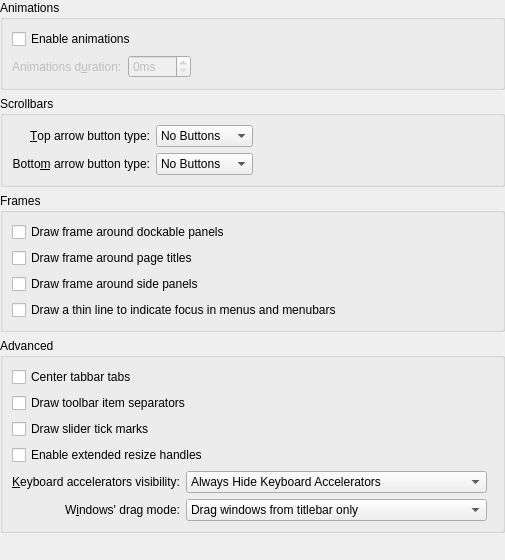
<?xml version="1.0" encoding="UTF-8"?>
<ui version="4.0">
 <class>MendaStyleConfig</class>
 <widget class="QWidget" name="MendaStyleConfig">
  <property name="geometry">
   <rect>
    <x>0</x>
    <y>0</y>
    <width>471</width>
    <height>560</height>
   </rect>
  </property>
  <layout class="QVBoxLayout" name="verticalLayout_2">
   <property name="margin">
    <number>0</number>
   </property>
   <item>
    <widget class="QGroupBox" name="groupBox_2">
     <property name="title">
      <string>Animations</string>
     </property>
     <layout class="QGridLayout" name="gridLayout_2">
      <item row="3" column="0">
       <widget class="QLabel" name="_animationsDurationLabel">
        <property name="enabled">
         <bool>false</bool>
        </property>
        <property name="text">
         <string>Animations d&amp;uration:</string>
        </property>
        <property name="buddy">
         <cstring>_animationsDuration</cstring>
        </property>
       </widget>
      </item>
      <item row="3" column="1">
       <widget class="QSpinBox" name="_animationsDuration">
        <property name="enabled">
         <bool>false</bool>
        </property>
        <property name="suffix">
         <string>ms</string>
        </property>
        <property name="maximum">
         <number>500</number>
        </property>
       </widget>
      </item>
      <item row="3" column="2">
       <spacer name="horizontalSpacer_2">
        <property name="orientation">
         <enum>Qt::Horizontal</enum>
        </property>
        <property name="sizeHint" stdset="0">
         <size>
          <width>461</width>
          <height>20</height>
         </size>
        </property>
       </spacer>
      </item>
      <item row="2" column="0" colspan="2">
       <widget class="QCheckBox" name="_animationsEnabled">
        <property name="text">
         <string>Enable animations</string>
        </property>
       </widget>
      </item>
     </layout>
    </widget>
   </item>
   <item>
    <widget class="QGroupBox" name="groupBox">
     <property name="title">
      <string>Scrollbars</string>
     </property>
     <layout class="QGridLayout" name="gridLayout">
      <item row="0" column="0">
       <widget class="QLabel" name="_scrollBarSubLineLabel">
        <property name="text">
         <string>&amp;Top arrow button type:</string>
        </property>
        <property name="alignment">
         <set>Qt::AlignRight|Qt::AlignTrailing|Qt::AlignVCenter</set>
        </property>
        <property name="buddy">
         <cstring>_scrollBarSubLineButtons</cstring>
        </property>
       </widget>
      </item>
      <item row="0" column="1">
       <widget class="QComboBox" name="_scrollBarSubLineButtons">
        <item>
         <property name="text">
          <string>No Buttons</string>
         </property>
        </item>
        <item>
         <property name="text">
          <string>One Button</string>
         </property>
        </item>
        <item>
         <property name="text">
          <string>Two Buttons</string>
         </property>
        </item>
       </widget>
      </item>
      <item row="1" column="0">
       <widget class="QLabel" name="_scrollBarAddLineLabel">
        <property name="text">
         <string>Botto&amp;m arrow button type:</string>
        </property>
        <property name="alignment">
         <set>Qt::AlignRight|Qt::AlignTrailing|Qt::AlignVCenter</set>
        </property>
        <property name="buddy">
         <cstring>_scrollBarAddLineButtons</cstring>
        </property>
       </widget>
      </item>
      <item row="1" column="1">
       <widget class="QComboBox" name="_scrollBarAddLineButtons">
        <item>
         <property name="text">
          <string>No Buttons</string>
         </property>
        </item>
        <item>
         <property name="text">
          <string>One Button</string>
         </property>
        </item>
        <item>
         <property name="text">
          <string>Two Buttons</string>
         </property>
        </item>
       </widget>
      </item>
      <item row="0" column="2">
       <spacer name="horizontalSpacer">
        <property name="orientation">
         <enum>Qt::Horizontal</enum>
        </property>
        <property name="sizeHint" stdset="0">
         <size>
          <width>405</width>
          <height>20</height>
         </size>
        </property>
       </spacer>
      </item>
     </layout>
    </widget>
   </item>
   <item>
    <widget class="QGroupBox" name="groupBox_4">
     <property name="title">
      <string>Frames</string>
     </property>
     <layout class="QVBoxLayout" name="verticalLayout">
      <item>
       <widget class="QCheckBox" name="_dockWidgetDrawFrame">
        <property name="text">
         <string>Draw frame around dockable panels</string>
        </property>
       </widget>
      </item>
      <item>
       <widget class="QCheckBox" name="_titleWidgetDrawFrame">
        <property name="text">
         <string>Draw frame around page titles</string>
        </property>
       </widget>
      </item>
      <item>
       <widget class="QCheckBox" name="_sidePanelDrawFrame">
        <property name="text">
         <string>Draw frame around side panels</string>
        </property>
       </widget>
      </item>
      <item>
       <widget class="QCheckBox" name="_menuItemDrawThinFocus">
        <property name="text">
         <string>Draw a thin line to indicate focus in menus and menubars</string>
        </property>
       </widget>
      </item>
     </layout>
     <zorder>_sidePanelDrawFrame</zorder>
     <zorder>_dockWidgetDrawFrame</zorder>
     <zorder>_titleWidgetDrawFrame</zorder>
     <zorder>_menuItemDrawThinFocus</zorder>
    </widget>
   </item>
   <item>
    <widget class="QGroupBox" name="groupBox_3">
     <property name="title">
      <string>Advanced</string>
     </property>
     <layout class="QGridLayout" name="gridLayout_3">
      <item row="7" column="0">
       <widget class="QLabel" name="_mnemonicsLabel">
        <property name="text">
         <string>&amp;Keyboard accelerators visibility:</string>
        </property>
        <property name="alignment">
         <set>Qt::AlignRight|Qt::AlignTrailing|Qt::AlignVCenter</set>
        </property>
        <property name="buddy">
         <cstring>_mnemonicsMode</cstring>
        </property>
       </widget>
      </item>
      <item row="8" column="1" colspan="2">
       <widget class="QComboBox" name="_windowDragMode">
        <item>
         <property name="text">
          <string>Drag windows from titlebar only</string>
         </property>
        </item>
        <item>
         <property name="text">
          <string>Drag windows from titlebar, menubar and toolbars</string>
         </property>
        </item>
        <item>
         <property name="text">
          <string>Drag windows from all empty areas</string>
         </property>
        </item>
       </widget>
      </item>
      <item row="7" column="1" colspan="2">
       <widget class="QComboBox" name="_mnemonicsMode">
        <item>
         <property name="text">
          <string>Always Hide Keyboard Accelerators</string>
         </property>
        </item>
        <item>
         <property name="text">
          <string>Show Keyboard Accelerators When Needed</string>
         </property>
        </item>
        <item>
         <property name="text">
          <string>Always Show Keyboard Accelerators</string>
         </property>
        </item>
       </widget>
      </item>
      <item row="8" column="0">
       <widget class="QLabel" name="_windowDragLabel">
        <property name="sizePolicy">
         <sizepolicy hsizetype="Preferred" vsizetype="Preferred">
          <horstretch>0</horstretch>
          <verstretch>0</verstretch>
         </sizepolicy>
        </property>
        <property name="text">
         <string>W&amp;indows' drag mode:</string>
        </property>
        <property name="alignment">
         <set>Qt::AlignRight|Qt::AlignTrailing|Qt::AlignVCenter</set>
        </property>
        <property name="buddy">
         <cstring>_windowDragMode</cstring>
        </property>
       </widget>
      </item>
      <item row="7" column="3">
       <spacer name="horizontalSpacer_3">
        <property name="orientation">
         <enum>Qt::Horizontal</enum>
        </property>
        <property name="sizeHint" stdset="0">
         <size>
          <width>65</width>
          <height>20</height>
         </size>
        </property>
       </spacer>
      </item>
      <item row="6" column="0" colspan="4">
       <widget class="QCheckBox" name="_splitterProxyEnabled">
        <property name="text">
         <string>Enable extended resize handles</string>
        </property>
       </widget>
      </item>
      <item row="3" column="0" colspan="4">
       <widget class="QCheckBox" name="_sliderDrawTickMarks">
        <property name="text">
         <string>Draw slider tick marks</string>
        </property>
       </widget>
      </item>
      <item row="1" column="0" colspan="4">
       <widget class="QCheckBox" name="_toolBarDrawItemSeparator">
        <property name="text">
         <string>Draw toolbar item separators</string>
        </property>
       </widget>
      </item>
      <item row="0" column="0" colspan="4">
       <widget class="QCheckBox" name="_tabBarDrawCenteredTabs">
        <property name="text">
         <string>Center tabbar tabs</string>
        </property>
       </widget>
      </item>
     </layout>
    </widget>
   </item>
   <item>
    <spacer name="verticalSpacer">
     <property name="orientation">
      <enum>Qt::Vertical</enum>
     </property>
     <property name="sizeHint" stdset="0">
      <size>
       <width>20</width>
       <height>40</height>
      </size>
     </property>
    </spacer>
   </item>
  </layout>
 </widget>
 <tabstops>
  <tabstop>_animationsEnabled</tabstop>
  <tabstop>_animationsDuration</tabstop>
  <tabstop>_scrollBarSubLineButtons</tabstop>
  <tabstop>_scrollBarAddLineButtons</tabstop>
  <tabstop>_dockWidgetDrawFrame</tabstop>
  <tabstop>_titleWidgetDrawFrame</tabstop>
  <tabstop>_sidePanelDrawFrame</tabstop>
  <tabstop>_toolBarDrawItemSeparator</tabstop>
  <tabstop>_sliderDrawTickMarks</tabstop>
  <tabstop>_splitterProxyEnabled</tabstop>
  <tabstop>_mnemonicsMode</tabstop>
  <tabstop>_windowDragMode</tabstop>
 </tabstops>
 <resources/>
 <connections>
  <connection>
   <sender>_animationsEnabled</sender>
   <signal>toggled(bool)</signal>
   <receiver>_animationsDurationLabel</receiver>
   <slot>setEnabled(bool)</slot>
   <hints>
    <hint type="sourcelabel">
     <x>74</x>
     <y>40</y>
    </hint>
    <hint type="destinationlabel">
     <x>68</x>
     <y>65</y>
    </hint>
   </hints>
  </connection>
  <connection>
   <sender>_animationsEnabled</sender>
   <signal>toggled(bool)</signal>
   <receiver>_animationsDuration</receiver>
   <slot>setEnabled(bool)</slot>
   <hints>
    <hint type="sourcelabel">
     <x>145</x>
     <y>33</y>
    </hint>
    <hint type="destinationlabel">
     <x>148</x>
     <y>61</y>
    </hint>
   </hints>
  </connection>
 </connections>
</ui>
